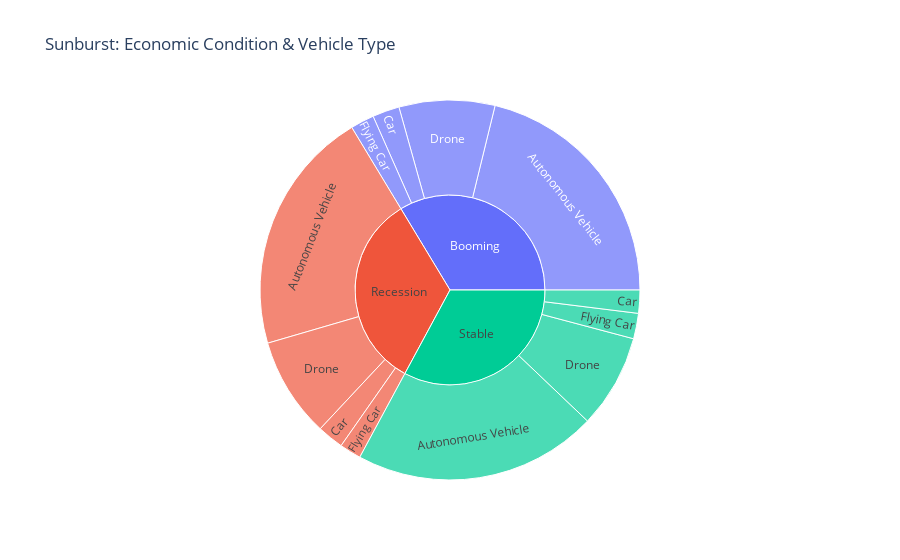

The cell this chart's notebook holds for it:
### Code cell
fig = px.sunburst(df, path=["Economic Condition", "Vehicle Type"], title="Sunburst: Economic Condition & Vehicle Type")
fig.show()

### Figure 1 — Plotly figure (JSON) as saved in the notebook; plotly's stock layout.template omitted (floating-point values rounded to 4 significant figures)
{"data": [{"branchvalues": "total", "domain": {"x": [0, 1], "y": [0, 1]}, "hovertemplate": "labels=%{label}<br>count=%{value}<br>parent=%{parent}<br>id=%{id}<extra></extra>", "ids": ["Booming/Drone", "Stable/Autonomous Vehicle", "Recession/Autonomous Vehicle", "Stable/Flying Car", "Recession/Drone", "Stable/Drone", "Booming/Autonomous Vehicle", "Booming/Flying Car", "Recession/Car", "Stable/Car", "Booming/Car", "Recession/Flying Car", "Booming", "Stable", "Recession"], "labels": ["Drone", "Autonomous Vehicle", "Autonomous Vehicle", "Flying Car", "Drone", "Drone", "Autonomous Vehicle", "Flying Car", "Car", "Car", "Car", "Flying Car", "Booming", "Stable", "Recession"], "name": "", "parents": ["Booming", "Stable", "Recession", "Stable", "Recession", "Stable", "Booming", "Booming", "Recession", "Stable", "Booming", "Recession", "", "", ""], "type": "sunburst", "values": [978, 2491, 2504, 260, 1022, 958, 2542, 242, 270, 236, 276, 221, 4038, 3945, 4017]}], "layout": {"legend": {"tracegroupgap": 0}, "title": {"text": "Sunburst: Economic Condition & Vehicle Type"}}}
